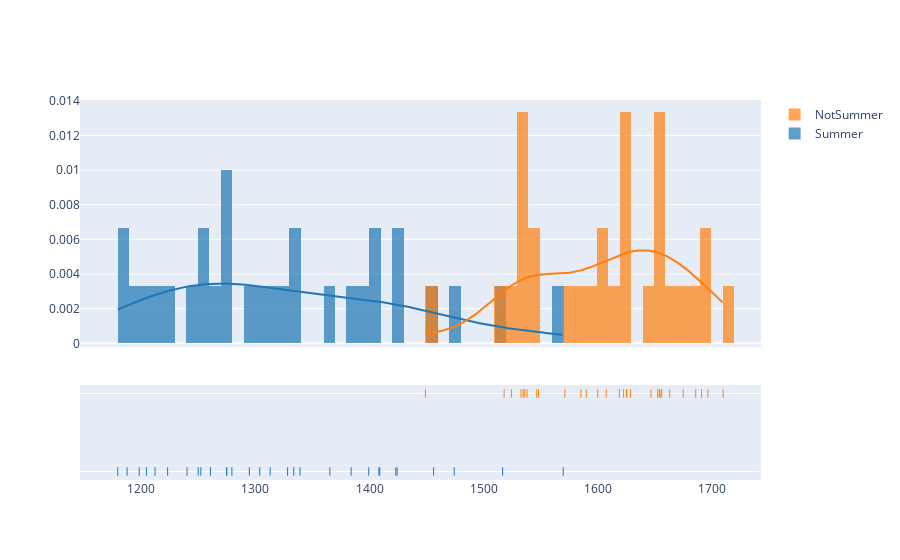

Notebook source saved alongside this figure:
### Code cell
hist_data = [sample_quant_Summer, sample_quant_notSummer]
group_labels = ['Summer','NotSummer']
fig = ff.create_distplot(hist_data, group_labels, bin_size = 10)
fig.show()

### Figure 1 — Plotly figure (JSON) as saved in the notebook; plotly's stock layout.template omitted (floating-point values rounded to 4 significant figures; data arrays with more than 128 entries replaced by an {"elided": "..."} marker saying what was removed)
{"data": [{"autobinx": false, "histnorm": "probability density", "legendgroup": "Summer", "marker": {"color": "rgb(31, 119, 180)"}, "name": "Summer", "opacity": 0.7, "type": "histogram", "x": [1399.0, 1198.0, 1334.0, 1188.0, 1424.0, 1423.0, 1252.0, 1516.0, 1313.0, 1250.0, 1408.0, 1261.0, 1275.0, 1328.0, 1339.0, 1180.0, 1569.0, 1365.0, 1275.0, 1456.0, 1384.0, 1240.0, 1223.0, 1409.0, 1295.0, 1474.0, 1304.0, 1205.0, 1280.0, 1212.0], "xaxis": "x", "xbins": {"end": 1569.0, "size": 10, "start": 1180.0}, "yaxis": "y"}, {"autobinx": false, "histnorm": "probability density", "legendgroup": "NotSummer", "marker": {"color": "rgb(255, 127, 14)"}, "name": "NotSummer", "opacity": 0.7, "type": "histogram", "x": [1625.0, 1534.0, 1622.0, 1654.0, 1607.0, 1646.0, 1571.0, 1600.0, 1585.0, 1546.0, 1524.0, 1652.0, 1590.0, 1449.0, 1691.0, 1625.0, 1656.0, 1628.0, 1538.0, 1548.0, 1518.0, 1533.0, 1663.0, 1619.0, 1654.0, 1675.0, 1709.0, 1536.0, 1685.0, 1696.0], "xaxis": "x", "xbins": {"end": 1709.0, "size": 10, "start": 1449.0}, "yaxis": "y"}, {"legendgroup": "Summer", "marker": {"color": "rgb(31, 119, 180)"}, "mode": "lines", "name": "Summer", "showlegend": false, "type": "scatter", "x": {"elided": "500 float values"}, "xaxis": "x", "y": {"elided": "500 float values"}, "yaxis": "y"}, {"legendgroup": "NotSummer", "marker": {"color": "rgb(255, 127, 14)"}, "mode": "lines", "name": "NotSummer", "showlegend": false, "type": "scatter", "x": {"elided": "500 float values"}, "xaxis": "x", "y": {"elided": "500 float values"}, "yaxis": "y"}, {"legendgroup": "Summer", "marker": {"color": "rgb(31, 119, 180)", "symbol": "line-ns-open"}, "mode": "markers", "name": "Summer", "showlegend": false, "type": "scatter", "x": [1399.0, 1198.0, 1334.0, 1188.0, 1424.0, 1423.0, 1252.0, 1516.0, 1313.0, 1250.0, 1408.0, 1261.0, 1275.0, 1328.0, 1339.0, 1180.0, 1569.0, 1365.0, 1275.0, 1456.0, 1384.0, 1240.0, 1223.0, 1409.0, 1295.0, 1474.0, 1304.0, 1205.0, 1280.0, 1212.0], "xaxis": "x", "y": ["Summer", "Summer", "Summer", "Summer", "Summer", "Summer", "Summer", "Summer", "Summer", "Summer", "Summer", "Summer", "Summer", "Summer", "Summer", "Summer", "Summer", "Summer", "Summer", "Summer", "Summer", "Summer", "Summer", "Summer", "Summer", "Summer", "Summer", "Summer", "Summer", "Summer"], "yaxis": "y2"}, {"legendgroup": "NotSummer", "marker": {"color": "rgb(255, 127, 14)", "symbol": "line-ns-open"}, "mode": "markers", "name": "NotSummer", "showlegend": false, "type": "scatter", "x": [1625.0, 1534.0, 1622.0, 1654.0, 1607.0, 1646.0, 1571.0, 1600.0, 1585.0, 1546.0, 1524.0, 1652.0, 1590.0, 1449.0, 1691.0, 1625.0, 1656.0, 1628.0, 1538.0, 1548.0, 1518.0, 1533.0, 1663.0, 1619.0, 1654.0, 1675.0, 1709.0, 1536.0, 1685.0, 1696.0], "xaxis": "x", "y": ["NotSummer", "NotSummer", "NotSummer", "NotSummer", "NotSummer", "NotSummer", "NotSummer", "NotSummer", "NotSummer", "NotSummer", "NotSummer", "NotSummer", "NotSummer", "NotSummer", "NotSummer", "NotSummer", "NotSummer", "NotSummer", "NotSummer", "NotSummer", "NotSummer", "NotSummer", "NotSummer", "NotSummer", "NotSummer", "NotSummer", "NotSummer", "NotSummer", "NotSummer", "NotSummer"], "yaxis": "y2"}], "layout": {"barmode": "overlay", "hovermode": "closest", "legend": {"traceorder": "reversed"}, "xaxis": {"anchor": "y2", "domain": [0, 1], "zeroline": false}, "yaxis": {"anchor": "free", "domain": [0.35, 1], "position": 0}, "yaxis2": {"anchor": "x", "domain": [0, 0.25], "dtick": 1, "showticklabels": false}}}
